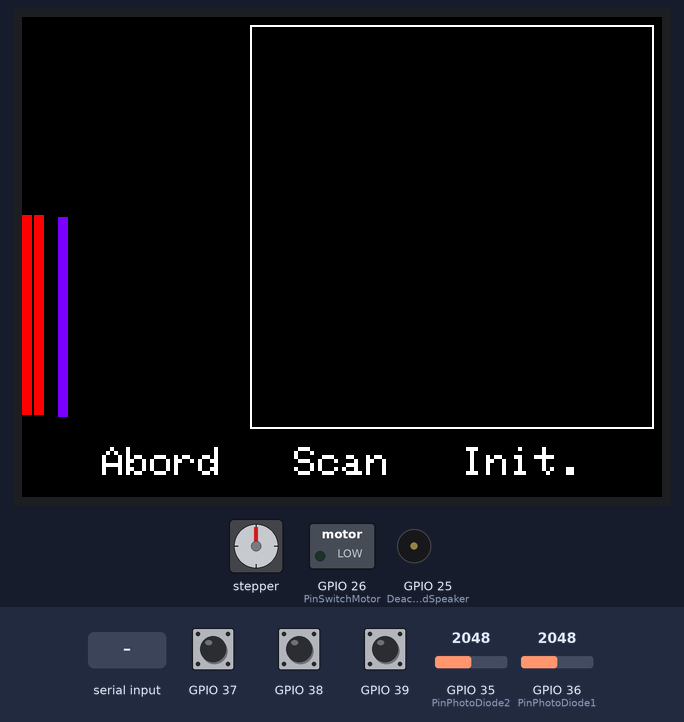
Bench run of a program on a simulated ESP32. Parts: stepper motor, 320×240 colour display, switched loads named in the program (green lamp = pin HIGH), buzzer (waves = sounding, pin HIGH). Wiring (inferred from the names in the program): stepper motor (200 steps per turn assumed): coils GPIO 16, GPIO 17, GPIO 2, GPIO 5. The inputs (shaded band) are chosen by the test bench; at power-on: GPIO 38 HIGH, GPIO 36 (PinPhotoDiode1) = 2048, GPIO 35 (PinPhotoDiode2) = 2048, GPIO 37 HIGH, GPIO 39 HIGH. Pins used as bus, display or sensor lines are not drawn.

Above: at 1.3 s.
1.4 s: GPIO 38 pulled LOW for 0.15 s
At 2.9 s:
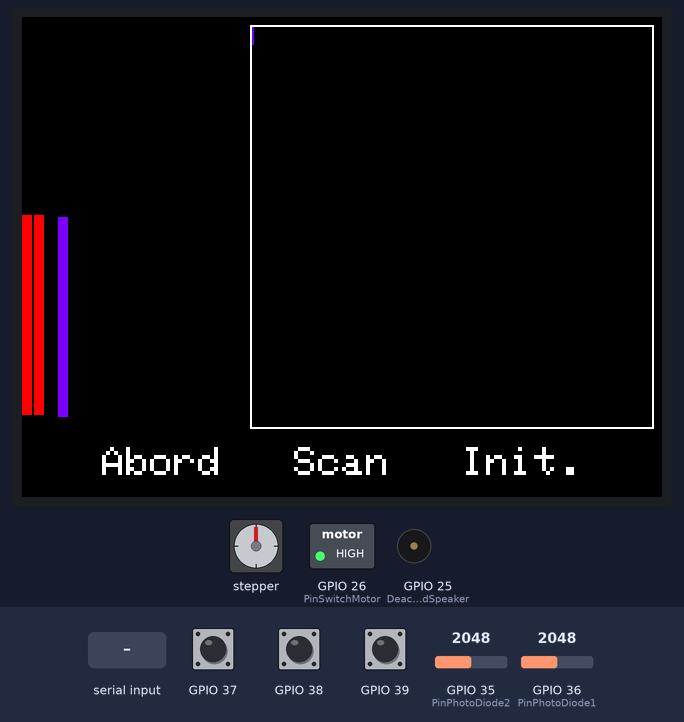
4.5 s: GPIO 36 (PinPhotoDiode1) set to 2866
At 6.8 s:
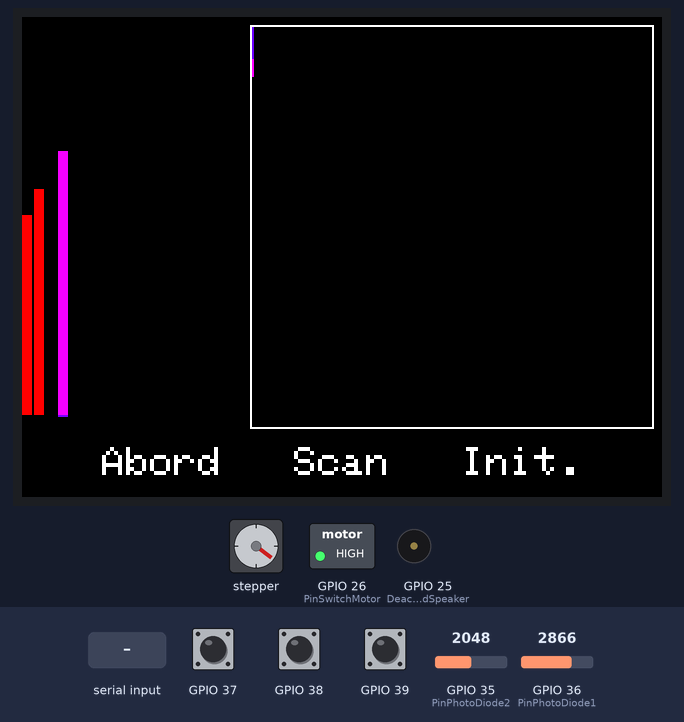
7.5 s: "s" received over Serial
At 9.3 s:
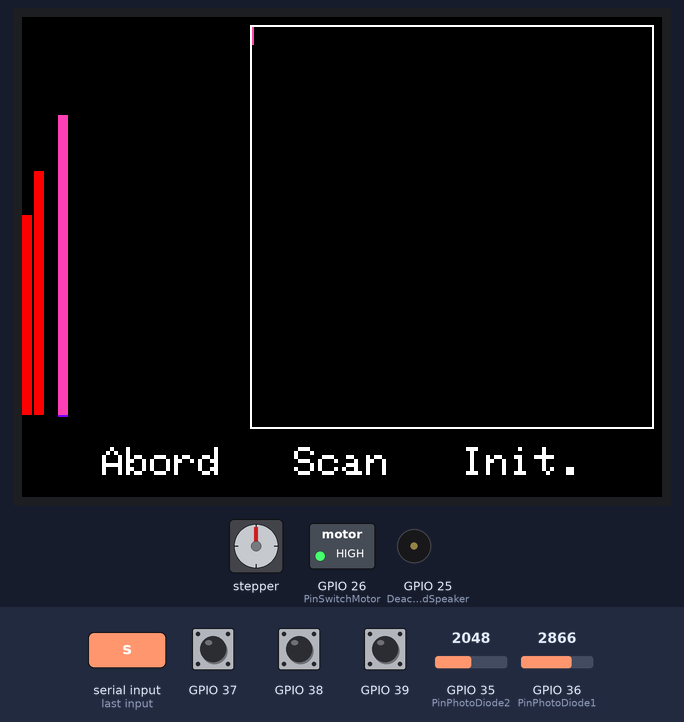
10.5 s: GPIO 35 (PinPhotoDiode2) set to 2866
At 13.3 s:
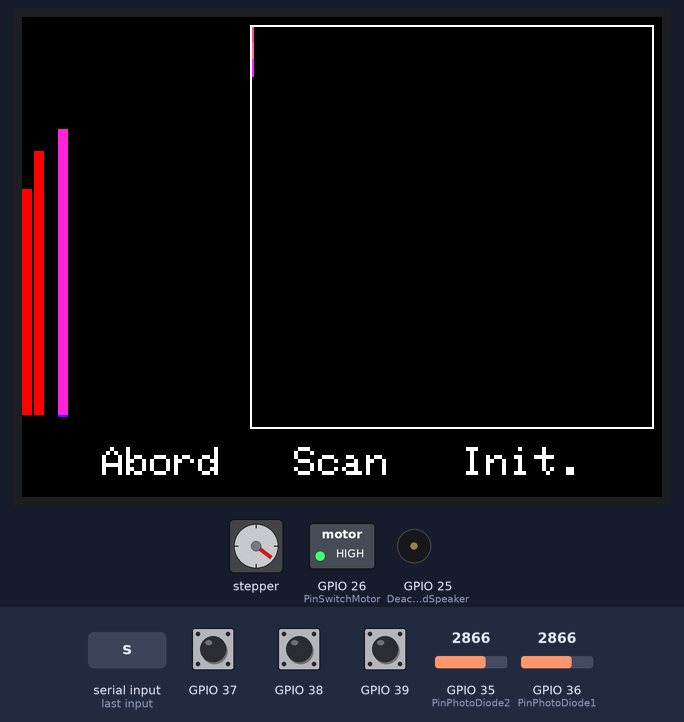
13.5 s: "i" received over Serial
At 16.0 s:
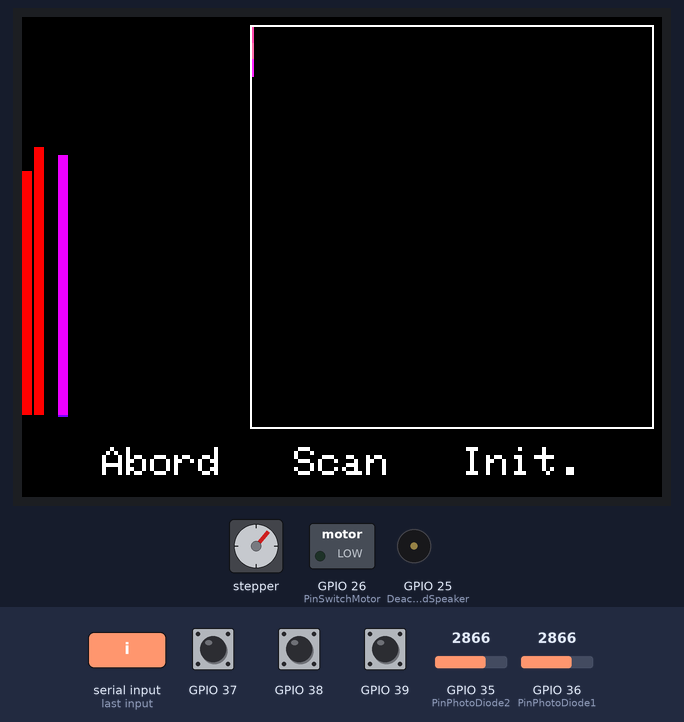
16.5 s: GPIO 37 pulled LOW for 3.2 s
At 21.2 s:
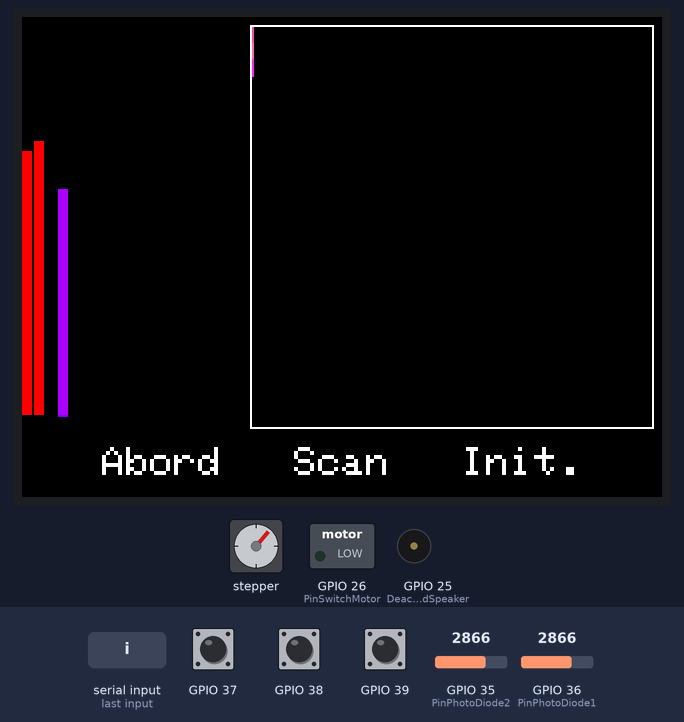
Timing chart, 0 to 25.6 s (numbered marks = the images above; inputs shaded):
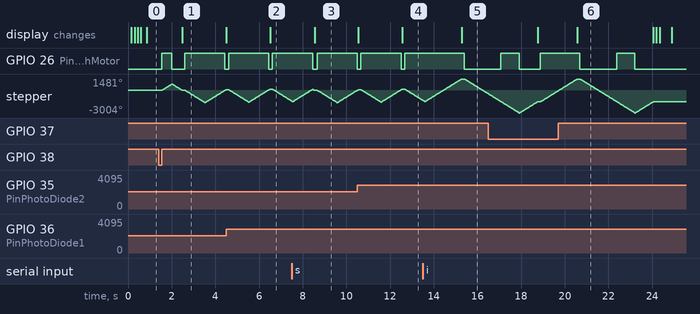

The program:

main.cpp
```cpp
#include <M5stack.h>

///// Motor pins, constants and variables
const int NSTEP_MAX = 32 * 13; // 32 step per tooth (64*8 for 360°)
int motor_x, motor_y;
int target_x, target_y;
const int TEMP = 1000; // time in µs for 1/4 step
int BackLash = 5;

int PinMotor[] = {16, 17, 2, 5};
int PinSwitchMotor = 26;

//////// Photodiodes pin and variables
const int PinPhotoDiode1 = 36;
const int PinPhotoDiode2 = 35;
float signal1; // signal from Phd1
float signal2; // signal from Phd2
float sig;     // measured depth 0<signal<1
const float gain = 5.0;

//////// Image parameters
const int IMAG_SIZE = 200;
TFT_eSprite img = TFT_eSprite(&M5.Lcd);

///// Scan parameters
const int ScanSize = NSTEP_MAX * 0.55;
const int NLines = 25;
float data[IMAG_SIZE][NLines];

////////// Function Declaration //////////////
TaskHandle_t TaskMeasure, TaskGUI, TaskMotor, TaskOperation;
void step(int motor, int nstep = 1);
void TaskInitialize(void *pvParameters);
void TaskScan(void *pvParameters);
void AbordAnyMotorTask();
void sendPythonScript();
int colorFromRGB(float r, float g, float b);
int colorScale(float x);
void loopServo(void *pvParameters);
void loopMotor(void *pvParameters);
void loopGUI(void *pvParameters);

void setup()
{
  Serial.begin(115200);
  M5.begin();
  pinMode(25, OUTPUT); // Deactivate loudSpeaker

  // Pins configuration
  for (int i = 0; i < 4; i++)
    pinMode(PinMotor[i], OUTPUT);

  pinMode(PinSwitchMotor, OUTPUT);

  /// Create the image
  img.setColorDepth(8);
  img.createSprite(IMAG_SIZE, IMAG_SIZE);

  target_x = target_y = motor_x = motor_y = 0;

  // Launch main loops
  xTaskCreatePinnedToCore(loopServo, "TaskMeasure", 4000, NULL, 1, &TaskMeasure, 1);
  xTaskCreatePinnedToCore(loopGUI, "TaskGUI", 4000, NULL, 1, &TaskGUI, 0);
  xTaskCreatePinnedToCore(loopMotor, "TaskMotor", 4000, NULL, 1, &TaskMotor, 1);
}

void loop() // not used
{
}

void loopServo(void *pvParameters) // Manage the detection
{
  const float alpha = 0.05; // averaging factor 0<alpha<1
  signal1 = signal2 = 0;

  while (true) // Never return
  {
    float x1 = analogRead(35) / 4095.0;
    float x2 = analogRead(36) / 4095.0;

    signal1 = alpha * x1 + (1 - alpha) * signal1;
    signal2 = alpha * x2 + (1 - alpha) * signal2;

    sig = tanh(gain * (signal2 - signal1)) * 0.5 + 0.5;

    delayMicroseconds(100);
  }
}

void loopMotor(void *pvParameters) // Manage the motor position
{
  while (true) // Never return
  {
    if (target_x != motor_x)
      step(1, target_x - motor_x);

    if (target_y != motor_y)
      step(2, target_y - motor_y);

    delay(1);
  }
}

void loopGUI(void *pvParameters) // Manage LCD and buttons
{
  while (true) // Never return
  {
    M5.update();

    ////////// Draw the interface //////////////
    M5.Lcd.setTextDatum(TC_DATUM);
    M5.Lcd.setTextSize(2);
    M5.Lcd.drawString("Abord", 70, 215);
    M5.Lcd.drawString("Scan", 160, 215);
    M5.Lcd.drawString("Init.", 250, 215);

    M5.Lcd.fillRect(0, 0, 5, 200 * (1 - signal1), BLACK);
    M5.Lcd.fillRect(0, 200 * (1 - signal1), 5, 200 * signal1, RED);
    M5.Lcd.fillRect(6, 0, 5, 200 * (1 - signal2), BLACK);
    M5.Lcd.fillRect(6, 200 * (1 - signal2), 5, 200 * signal2, RED);

    float s = constrain(1 - sig, 0, 0.9);
    M5.Lcd.fillRect(18, 0, 5, 200 * s, BLACK);
    M5.Lcd.fillRect(18, 200 * s, 5, 200 * (1 - s), colorScale(sig));

    M5.Lcd.drawRect(115 - 1, 5 - 1, IMAG_SIZE + 2, IMAG_SIZE + 2, WHITE);
    img.pushSprite(115, 5);

    /////////// Manage button or USB //////////////

    char c = 0;
    if (Serial.available()) // Check if command is sent on the USB
      c = Serial.read();

    if (M5.BtnA.wasPressed() || c == 'a') // Abord
    {
      AbordAnyMotorTask();
      target_x = 0;
      target_y = 0;
    }

    if (M5.BtnB.wasPressed() || c == 's') // Scan
    {
      AbordAnyMotorTask();
      xTaskCreatePinnedToCore(TaskScan, "TaskCalibrate", 4000, NULL, 1, &TaskOperation, 1); // Task with Motor must run on Core 1 (no delay in step)
    }

    if (M5.BtnC.wasPressed() || c == 'i') // Initialize
    {
      AbordAnyMotorTask();
      xTaskCreatePinnedToCore(TaskInitialize, "TaskInitialize", 4000, NULL, 1, &TaskOperation, 1); // Task with Motor must run on Core 1 (no delay in step)
    }

    if (c == 'p') // Send Data inside a python script
      sendPythonScript();

    delay(10);
  }
}

void AbordAnyMotorTask()
{
  if (TaskOperation)
    vTaskDelete(TaskOperation);

  target_x = motor_x;
  target_y = motor_y;
}

void TaskInitialize(void *pvParameters)
{
  target_x = motor_x - NSTEP_MAX;
  while (motor_x != target_x) // Wait until motor reach target
    delay(1);
  target_x = motor_x = -NSTEP_MAX / 2; // reset  motor position

  target_y = motor_y + NSTEP_MAX;
  while (motor_y != target_y) // Wait until motor reach target
    delay(1);
  target_y = motor_y = +NSTEP_MAX / 2; // reset  motor position

  target_x = target_y = 0;

  vTaskDelete(NULL); // Terminate task properly
}

void TaskScan(void *pvParameters)
{
  target_x = -ScanSize / 2;
  target_y = ScanSize / 2;
  while (motor_x != target_x || motor_y != target_y) // Wait until motor reach target
    delay(1);

  img.fillSprite(BLACK);

  for (int line = 0; line < NLines; line++)
  {
    target_y = 0.5 * ScanSize - ScanSize * line / NLines;
    target_x = -ScanSize / 2;
    while (motor_x != target_x || motor_y != target_y) // Wait until motor reach target
      delay(1);

    target_x = ScanSize / 2;

    while (motor_x != target_x)
    {
      int posx = map(motor_x, -0.5 * ScanSize, 0.5 * ScanSize, 0.0, IMAG_SIZE);
      int posy = map(motor_y, -0.5 * ScanSize, 0.5 * ScanSize, IMAG_SIZE, 0);
      img.fillRect(posx, posy, 1, IMAG_SIZE / NLines + 1, colorScale(sig));
      data[posx][line] = sig;

      delay(5);
    }
  }

  target_x = target_y = 0;
  vTaskDelete(NULL); // Terminate task properly
}

void step(int motor, int nstep)
{
  int direction = 1; // 1=>forward -1=>backward

  if (nstep < 0)
  {
    direction = -1;
    nstep = -nstep;
  }

  if (motor == 1)
    digitalWrite(PinSwitchMotor, HIGH);
  else
    digitalWrite(PinSwitchMotor, LOW);

  for (int k = 0; k < nstep; k++)
  {
    if (direction < 0)
      for (int i = 0; i < 4; i++)
      {
        digitalWrite(PinMotor[i], HIGH);
        delayMicroseconds(TEMP);
        digitalWrite(PinMotor[i], LOW);
      }
    else
      for (int i = 3; i >= 0; i--)
      {
        digitalWrite(PinMotor[i], HIGH);
        delayMicroseconds(TEMP);
        digitalWrite(PinMotor[i], LOW);
      }

    if (motor == 1)
      motor_x += direction;
    else
      motor_y += direction;
  }
}

int colorFromRGB(float r, float g, float b) // Convert rgb composants 0< <1 to lcd color
{
  r = constrain(r, 0, 1);
  g = constrain(g, 0, 1);
  b = constrain(b, 0, 1);

  int R = 0x1F * r;
  R *= 0x800;
  int G = 0x3F * g;
  G *= 0x20;
  int B = 0x1F * b;

  return R + G + B;
}

int colorScale(float x)
{
  if (x < 1 / 3.0)
    return colorFromRGB(0, 0, x * 2 + 1 / 3.0);
  if (x < 2 / 3.0)
    return colorFromRGB((x - 1 / 3.0) * 3, 0, 1);

  return colorFromRGB(1, (x - 2 / 3.0) * 3, 1 - (x - 2 / 3.0) * 3);
}

void sendPythonScript()
{
  Serial.print("from mpl_toolkits import mplot3d\n");
  Serial.print("import numpy as np\n");
  Serial.print("import matplotlib.pyplot as plt\n");
  Serial.printf("x = np.outer(np.linspace(-1, 1, %d), np.ones(%d))\n", NLines, IMAG_SIZE);
  Serial.printf("y = np.outer(np.linspace(-1, 1, %d), np.ones(%d)).T\n", IMAG_SIZE, NLines);
  Serial.print("fig = plt.figure()\n");
  Serial.print("ax = plt.axes(projection ='3d')\n");
  Serial.print("data=np.array([\n");

  for (int line = 0; line < NLines; line++)
  {
    Serial.print("\t[");
    for (int x = 0; x < IMAG_SIZE; x++)
    {
      Serial.printf("%5.3f", data[x][line]);
      if (x < IMAG_SIZE - 1)
        Serial.print(",");
    }
    Serial.print("]");

    if (line < NLines - 1)
      Serial.print(",\n");

    delay(10); // pause for other task
  }

  Serial.println("])");
  Serial.println("ax.plot_surface(x, y, data, cmap ='viridis', edgecolor ='green')");
  Serial.println("plt.show()");
}
```

Measured:
- after the input at 1.4 s, GPIO 26 (PinSwitchMotor): LOW → HIGH after 0.15 s, → LOW 0.46 s later, → HIGH 0.59 s later, → LOW 1.8 s later; stepper: turns 811° clockwise in 0.44 s, then 2452° counter-clockwise in 1.5 s, then 1704° clockwise in 0.95 s; the display: changes after 1.1 s (image 1)
- after the input at 4.5 s, the display: changes after 2.0 s (image 2)
- after the input at 7.5 s, the display: changes after 1.1 s (image 3)
- after the input at 10.5 s, the display: first differs from a run without the input after 2.1 s (image 4)
- after the input at 13.5 s, the display: changes after 1.8 s (image 5)
